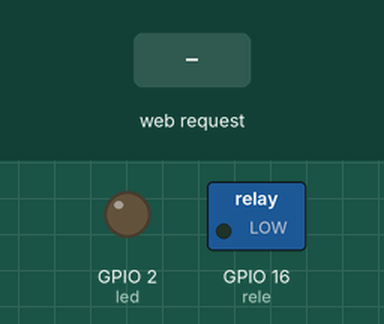
The sketch below on a simulated ESP32. On the bench: switched loads named in the sketch (green lamp = pin HIGH), output pins drawn as LEDs (lit = HIGH). The inputs (shaded band) are chosen by the test bench. WiFi joins after 1.5 s; servers stay silent unless stated; what the sketch prints to the serial monitor is not drawn.

Above: at 2.7 s.
2.8 s: HTTP request GET /?comando=1 received
At 3.6 s:
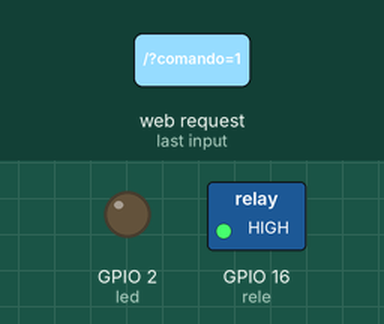
Timing chart, 0 to 5.8 s (numbered marks = the images above; inputs shaded):
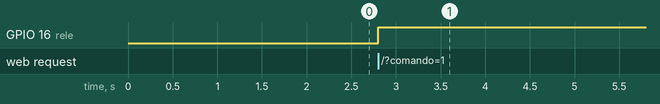

Measured:
- after the input at 2.8 s, GPIO 16 (rele): LOW → HIGH at once

The sketch:

3.9.2.control_web.ino
```cpp
#include <WiFi.h>
#include <WiFiClient.h>
#include <ESPmDNS.h>
#include <WebServer.h>


#include "config.h"

String v = "0.3";

WebServer server(80);

const int led = LED_BUILTIN;
const int rele = 16;

const char *webPage =
"<HTML>"
"<head></head>"
"<body>"
"<center><form action='/'>"
"<button name='comando' type='submit' value='1'>ON Rele</button>"
"<button name='comando' type='submit' value='2'>ON Led</button><br>"
"<button name='comando' type='submit' value='3'>OFF Rele</button>"
"<button name='comando' type='submit' value='4'>OFF Led</button>"
"<br><a href=\"https://github.com/javacasm/CursoIOTCo/tree/main/codigo/control_web\">Codigo</a>"
"<br><img src=\"https://github.com/javacasm/Teleco_IOT/blob/master/images/Licencia_CC_peque.png?raw=true\">"
"</form></center>"
"</body>"
"</HTML>";

void handleForm()
{
    // only move if we submitted the form
    if (server.arg("comando"))
    {
        // get the value of request argument "dir"
        int comando = server.arg("comando").toInt();
        switch (comando)
        {
            case 1:
                digitalWrite(rele,HIGH);
                break;
            case 2:
                digitalWrite(led,HIGH);
                break;
            case 3:
                digitalWrite(rele,LOW);
                break;
            case 4:
                digitalWrite(led,LOW);
                break;
        }

        delay(50);
    }

    // in all cases send the response
    server.send(200, "text/html", webPage);
}


void handleNotFound() {
  digitalWrite(led, 1);
  String message = "File Not Found\n\n";
  message += "URI: ";
  message += server.uri();
  message += "\nMethod: ";
  message += (server.method() == HTTP_GET) ? "GET" : "POST";
  message += "\nArguments: ";
  message += server.args();
  message += "\n";
  for (uint8_t i = 0; i < server.args(); i++) {
    message += " " + server.argName(i) + ": " + server.arg(i) + "\n";
  }
  server.send(404, "text/plain", message);
  digitalWrite(led, 0);
}


void setup() {
  pinMode(led, OUTPUT);
  pinMode(rele, OUTPUT);

  digitalWrite(led, LOW);
  digitalWrite(rele, LOW);

  Serial.begin(115200);

  Serial.print("Conectando a ");
  Serial.print(ssid);
  WiFi.mode(WIFI_STA);
  WiFi.begin(ssid, password);
  Serial.println("");

  // Wait for connection
  while (WiFi.status() != WL_CONNECTED) {
    delay(500);
    Serial.print(".");
  }
  Serial.println("");
  Serial.print("Conectado a ");
  Serial.println(ssid);
  Serial.print("IP address: ");
  Serial.println(WiFi.localIP());

  if (MDNS.begin(nombreESP32)) {
    Serial.println("MDNS responder started");
  }

  server.on("/", handleForm);

  server.on("/inline", []() {
    server.send(200, "text/plain", "tambien funciona asi...");
  });


  server.onNotFound(handleNotFound);

  server.begin();
  Serial.println("HTTP server arrancado");
  String url="http://";
  url += WiFi.localIP().toString();
  Serial.println(url);

}

void loop() {
  server.handleClient();
  delay(2);//allow the cpu to switch to other tasks
}
```

config.h
```cpp
// configuracion personalizada

const char* ssid = "jazzBajo";
const char* password = "qazxcvbgtrewsdf";
const char* nombreESP32 = "javacasmESP32";
```
